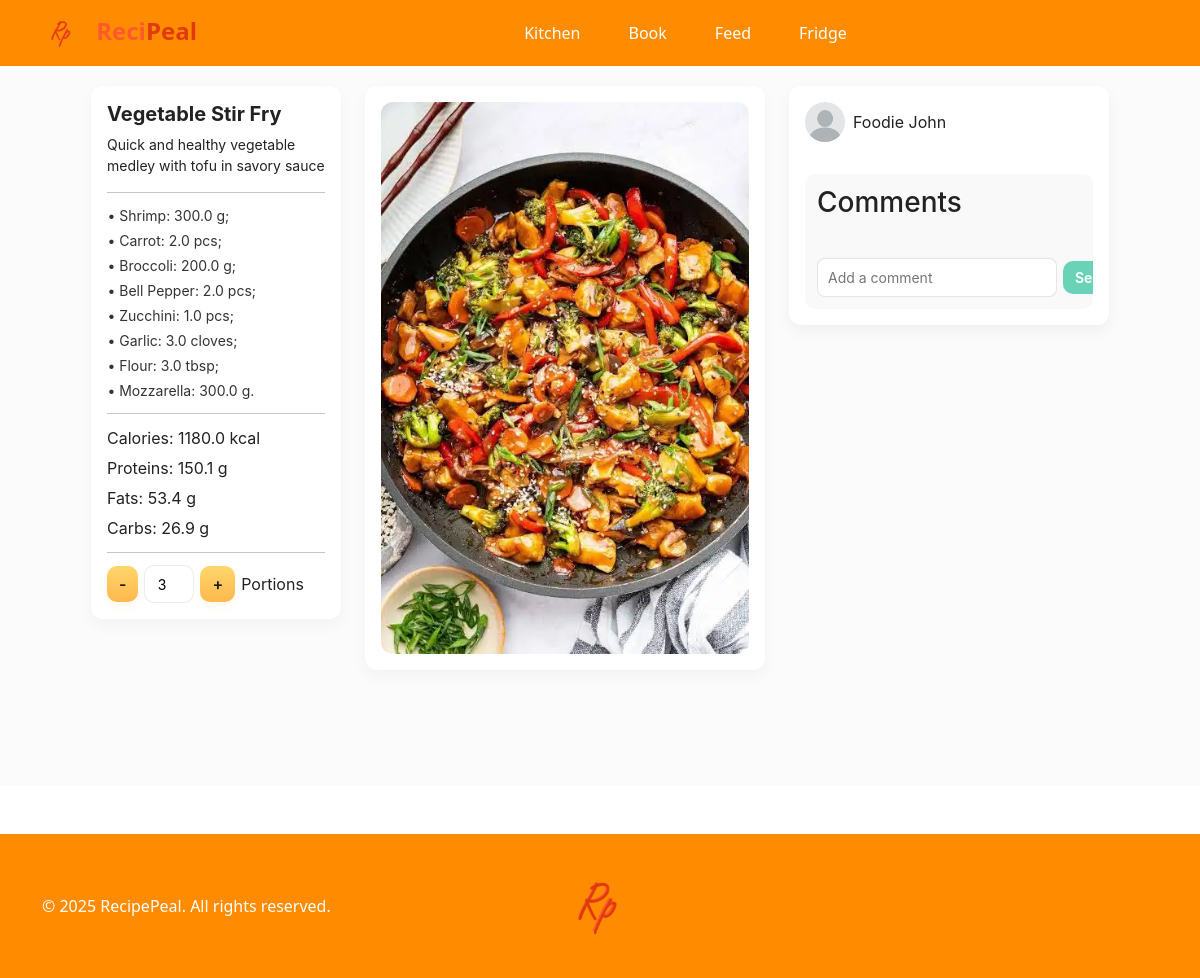
Screenshot of /recipe/2 with the database file from the repository.
### tables this page shows
CREATE TABLE recipes (
    id INTEGER PRIMARY KEY AUTOINCREMENT,
    user_id INTEGER,
    title TEXT NOT NULL,
    description TEXT,
    image TEXT,
    instructions TEXT,
    preparation_time INTEGER,
    servings INTEGER,
    created_at DATETIME DEFAULT CURRENT_TIMESTAMP,
    FOREIGN KEY (user_id) REFERENCES users(id)
);

CREATE TABLE recipe_ingredients (
    id INTEGER PRIMARY KEY AUTOINCREMENT,
    recipe_id INTEGER,
    ingredient_id INTEGER,
    amount REAL,
    unit TEXT,
    FOREIGN KEY (recipe_id) REFERENCES recipes(id),
    FOREIGN KEY (ingredient_id) REFERENCES ingredients(id)
);

CREATE TABLE ingredients (
    id INTEGER PRIMARY KEY AUTOINCREMENT,
    name TEXT UNIQUE NOT NULL,
    image TEXT,
    calories REAL,
    proteins REAL,
    fats REAL,
    carbs REAL
);

CREATE TABLE users (
    id INTEGER PRIMARY KEY AUTOINCREMENT,
    display_name TEXT NOT NULL,
    email TEXT UNIQUE NOT NULL,
    password_hash TEXT NOT NULL,
    profile_photo TEXT,
    followers_count INTEGER DEFAULT 0,
    created_at DATETIME DEFAULT CURRENT_TIMESTAMP
);

### app/routes/recipe.py (the view)
@recipe_bp.route('/<int:recipe_id>')
def recipe_page(recipe_id):
    db = get_db()
    row = db.execute("SELECT * FROM recipes WHERE id=?", (recipe_id,)).fetchone()
    if not row:
        return "Recipe not found", 404
    recipe = dict(row)
    nut = db.execute("""
        SELECT
            SUM(ri.amount / 100.0 * i.calories) AS calories,
            SUM(ri.amount / 100.0 * i.proteins) AS proteins,
            SUM(ri.amount / 100.0 * i.fats) AS fats,
            SUM(ri.amount / 100.0 * i.carbs) AS carbs
        FROM recipe_ingredients ri
        JOIN ingredients i ON ri.ingredient_id = i.id
        WHERE ri.recipe_id=?
    """, (recipe_id,)).fetchone()
    recipe['nutrition'] = {k: nut[k] or 0 for k in nut.keys()}
    ingredients = db.execute("""
        SELECT i.name, ri.amount, ri.unit
        FROM recipe_ingredients ri
        JOIN ingredients i ON ri.ingredient_id = i.id
        WHERE ri.recipe_id=?
    """, (recipe_id,)).fetchall()
    recipe['ingredients'] = [
        {
            'name': row['name'],
            'amount': row['amount'],
            'unit': row['unit']
        } for row in ingredients
    ]
    user = db.execute("SELECT id, display_name FROM users WHERE id=?", (recipe['user_id'],)).fetchone()
    recipe['user'] = dict(user) if user else {'id': 0, 'display_name': 'Unknown'}
    comments = []
    rows = db.execute("""
        SELECT c.id, c.content, u.id AS user_id, u.display_name
        FROM comments c
        JOIN users u ON c.user_id = u.id
        WHERE c.recipe_id=?
        ORDER BY c.id ASC
    """, (recipe_id,)).fetchall()
    for c in rows:
        comments.append({
            'id': c['id'],
            'content': c['content'],
            'user': {'id': c['user_id'], 'display_name': c['display_name']}
        })
    current_user = {'id': 1, 'display_name': 'Test User'}
    return render_template("recipe.html", recipe=recipe, comments=comments, current_user=current_user)

### app/routes/recipe.py (called while the page is built)
def get_db():
    db_path = current_app.config['DATABASE']
    conn = getattr(g, '_database', None)
    if conn is None:
        conn = g._database = sqlite3.connect(db_path)
        conn.row_factory = sqlite3.Row
    return conn

@recipe_bp.teardown_request
def close_connection(exception):
    conn = getattr(g, '_database', None)
    if conn is not None:
        conn.close()

### app/templates/recipe.html (shortened to what this page needs)
{% extends "base.html" %}  {% block content %}
<div class="recipe-page">
  <div class="recipe-page__container">
    <div class="recipe-page__info">
      <h2 class="recipe-page__title">{{ recipe.title }}</h2>
      <p class="recipe-page__description">{{ recipe.description }}</p>
      <hr class="recipe-page__divider">
      {% if recipe.ingredients %}
      <div class="recipe-page__ingredients">
        {% for ing in recipe.ingredients %}
        <div class="recipe-page__ingredient">
          • {{ ing.name }}: {{ ing.amount }} {{ ing.unit }}{% if not loop.last
          %};{% else %}.{% endif %}
        </div>
        {% endfor %}
      </div>
      {% endif %}
      <hr class="recipe-page__divider">
      <div class="recipe-page__nutrition">
        <div>
          Calories:
          <span id="calories">{{ recipe.nutrition.calories|round(1) }}</span>
          kcal
        </div>
        <div>
          Proteins:
          <span id="proteins">{{ recipe.nutrition.proteins|round(1) }}</span> g
        </div>
        <div>
          Fats: <span id="fats">{{ recipe.nutrition.fats|round(1) }}</span> g
        </div>
        <div>
          Carbs: <span id="carbs">{{ recipe.nutrition.carbs|round(1) }}</span> g
        </div>
      </div>
      <hr class="recipe-page__divider">
      <div class="recipe-page__portions">
        <button id="portionMinus">-</button>
        <input
          type="number"
          id="portionCounter"
          value="{{ recipe.servings }}"
          min="1"
          max="50"
        />
        <button id="portionPlus">+</button>
        <span>Portions</span>
      </div>
    </div>
    <div class="recipe-page__image-container">
      {% if recipe.image %}
      <div class="recipe-page__image-overlay">
        <img
          src="{{ url_for('static', filename='images/' + recipe.image) }}"
          alt="{{ recipe.title }}"
        />
      </div>
      {% else %}
      <div class="recipe-page__image-overlay recipe-page__placeholder">
        <p>No image available</p>
      </div>
      {% endif %}
    </div>
    <div class="recipe-page__sidebar">
      <div class="recipe-page__creator">
        <img
          class="recipe-page__creator-img"
          src="{{ url_for('static', filename='images/default_user.png') }}"
          alt="{{ recipe.user.display_name }}"
        />
        <span>{{ recipe.user.display_name }}</span>
      </div>
      <div class="recipe-page__comments">
        <h3>Comments</h3>
        <div class="recipe-page__comment-input">
          <input type="text" id="newComment" placeholder="Add a comment" />
          <button id="sendComment">Send</button>
        </div>
      </div>
    </div>
  </div>
</div>
{% endblock %}

### app/static/css/style.css (style rules this page uses)
:root { --primary-orange: #FF8C00; --dark-orange: #FF6B00; --light-orange: #FFA500; --yellow: #FFD700; --white: #FFFFFF; --light-gray: #F8F9FA; --dark-gray: #333333; }

### app/static/css/recipe.css (style rules this page uses)
.recipe-page { padding: 1.25rem; font-family: -apple-system, BlinkMacSystemFont, "Segoe UI", Roboto, "Helvetica Neue", Arial; min-height: calc(100vh - 80px); background: #fbfbfb; color: #222; }
.recipe-page__divider { border: none; border-top: 1px solid rgba(0, 0, 0, 0.1); margin: 12px 0; }
.recipe-page__container { display: flex; gap: 1.5rem; justify-content: center; align-items: flex-start; flex-wrap: wrap; }
.recipe-page__info, .recipe-page__image-container, .recipe-page__sidebar { background: #fff; border-radius: 12px; padding: 16px; box-shadow: 0 6px 16px rgba(18, 24, 31, 0.04); }
.recipe-page__info { flex: 1 1 250px; max-width: 250px; }
.recipe-page__title { margin: 0 0 8px 0; font-size: 20px; font-weight: 700; word-break: break-word; }
.recipe-page__description { font-size: 14px; margin-bottom: 16px; white-space: pre-wrap; word-wrap: break-word; overflow-wrap: break-word; }
.recipe-page__nutrition div { margin-bottom: 6px; }
.recipe-page__ingredients { margin-top: 12px; font-size: 14px; line-height: 1.5; color: #333; padding-left: 6px; }
.recipe-page__ingredient { margin-bottom: 4px; text-indent: -0.4em; }
.recipe-page__portions { display: flex; align-items: center; gap: 6px; margin-top: 12px; }
.recipe-page__portions input { width: 50px; text-align: center; border-radius: 10px; border: 1px solid rgba(16, 22, 26, 0.08); padding: 0.45rem 0.6rem; outline: none; font-size: 14px; }
.recipe-page__portions button { padding: 6px 12px; border-radius: 10px; border: none; background: linear-gradient(180deg, #ffd66b, #ffb84d); color: #1b1b1b; font-weight: 600; cursor: pointer; box-shadow: 0 4px 8px rgba(255, 184, 77, 0.12); }
.recipe-page__image-container { flex: 2 1 400px; max-width: 400px; position: relative; overflow: hidden; border-radius: 12px; }
.recipe-page__image-overlay { position: relative; width: 100%; height: 100%; cursor: pointer; }
.recipe-page__image-overlay img { width: 100%; height: auto; border-radius: 12px; display: block; object-fit: cover; }
.recipe-page__sidebar { flex: 0 0 320px; max-width: 320px; background: #fff; border-radius: 12px; padding: 16px; box-shadow: 0 6px 16px rgba(18, 24, 31, 0.05); display: flex; flex-direction: column; gap: 1rem; }
.recipe-page__creator { display: flex; align-items: center; gap: 8px; margin-bottom: 16px; }
.recipe-page__creator-img { width: 40px; height: 40px; border-radius: 50%; }
.recipe-page__comments { background: #f9f9f9; border-radius: 10px; padding: 12px; display: flex; flex-direction: column; gap: 0.75rem; overflow-y: auto; max-height: 420px; }
.recipe-page__comment-input { display: flex; align-items: center; gap: 6px; margin-top: 6px; }
.recipe-page__comment-input input { flex: 1; padding: 8px 10px; border-radius: 8px; border: 1px solid rgba(0, 0, 0, 0.1); font-size: 14px; outline: none; }
.recipe-page__comment-input button { padding: 8px 14px; border-radius: 8px; border: none; background: linear-gradient(180deg, #6ad3b7, #4fc7a8); color: #fff; font-weight: 600; font-size: 14px; cursor: pointer; transition: background 0.2s ease; }
.recipe-page__comment-input button { padding: 6px 12px; border-radius: 10px; border: none; background: #6ad3b7; font-weight: 600; cursor: pointer; flex-shrink: 0; }

### rows the page displays
recipes: title "Vegetable Stir Fry", description "Quick and healthy vegetable medley with tofu in savory sauce", servings "3", image (picture)
recipe_ingredients: name "Shrimp", amount "300.0", unit "g"
recipe_ingredients: name "Carrot", amount "2.0", unit "pcs"
recipe_ingredients: name "Broccoli", amount "200.0", unit "g"
recipe_ingredients: name "Bell Pepper", amount "2.0", unit "pcs"
recipe_ingredients: name "Zucchini", amount "1.0", unit "pcs"
recipe_ingredients: name "Garlic", amount "3.0", unit "cloves"
recipe_ingredients: name "Flour", amount "3.0", unit "tbsp"
recipe_ingredients: name "Mozzarella", amount "300.0", unit "g"
users: user.display_name "Foodie John"

### other values shown
{{ recipe.nutrition.calories|round(1) }} "1180.0"
{{ recipe.nutrition.proteins|round(1) }} "150.1"
{{ recipe.nutrition.fats|round(1) }} "53.4"
{{ recipe.nutrition.carbs|round(1) }} "26.9"
